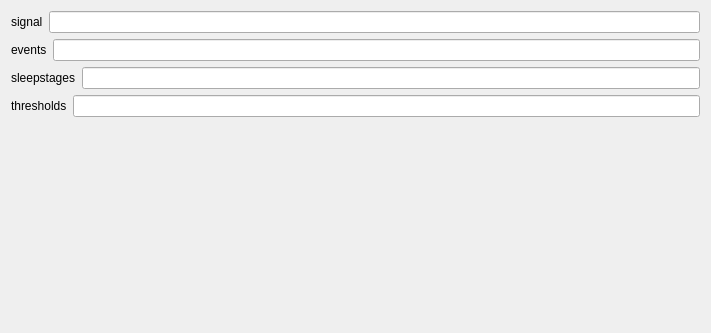
<?xml version="1.0" encoding="UTF-8"?>
<ui version="4.0">
 <class>REMsDetectionYasaSettingsView</class>
 <widget class="QWidget" name="REMsDetectionYasaSettingsView">
  <property name="styleSheet">
   <string notr="true">font: 12pt &quot;Roboto&quot;;</string>
  </property>
  <property name="geometry">
   <rect>
    <x>0</x>
    <y>0</y>
    <width>711</width>
    <height>333</height>
   </rect>
  </property>
  <property name="windowTitle">
   <string>Form</string>
  </property>
  <layout class="QVBoxLayout" name="verticalLayout">
   <item>
    <layout class="QHBoxLayout" name="signal_horizontalLayout">
     <item>
      <widget class="QLabel" name="signal_label">
       <property name="text">
        <string>signal</string>
       </property>
      </widget>
     </item>
     <item>
      <widget class="QLineEdit" name="signal_lineedit"/>
     </item>
    </layout>
   </item><item>
    <layout class="QHBoxLayout" name="events_horizontalLayout">
     <item>
      <widget class="QLabel" name="events_label">
       <property name="text">
        <string>events</string>
       </property>
      </widget>
     </item>
     <item>
      <widget class="QLineEdit" name="events_lineedit"/>
     </item>
    </layout>
   </item><item>
    <layout class="QHBoxLayout" name="sleepstages_horizontalLayout">
     <item>
      <widget class="QLabel" name="sleepstages_label">
       <property name="text">
        <string>sleepstages</string>
       </property>
      </widget>
     </item>
     <item>
      <widget class="QLineEdit" name="sleepstages_lineedit"/>
     </item>
    </layout>
   </item><item>
    <layout class="QHBoxLayout" name="thresholds_horizontalLayout">
     <item>
      <widget class="QLabel" name="thresholds_label">
       <property name="text">
        <string>thresholds</string>
       </property>
      </widget>
     </item>
     <item>
      <widget class="QLineEdit" name="thresholds_lineedit"/>
     </item>
    </layout>
   </item>
   <item>
    <spacer name="verticalSpacer">
     <property name="orientation">
      <enum>Qt::Vertical</enum>
     </property>
     <property name="sizeHint" stdset="0">
      <size>
       <width>20</width>
       <height>40</height>
      </size>
     </property>
    </spacer>
   </item>
  </layout>
 </widget>
 <resources>
  <include location="../../../../snooz-toolbox/src/main/python/ui/themes/themes.qrc"/>
 </resources>
 <connections/>
 </ui>
